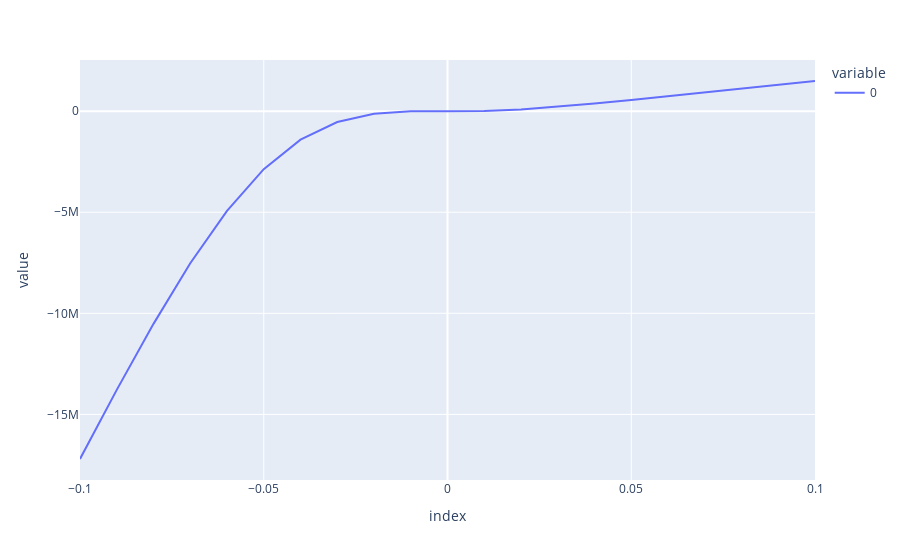

Here is the notebook cell this chart was saved with:
### Code cell
px.line(market_data_df.loc[:, slide_to_compute].multiply(weights, axis=0).sum(axis=0).sort_index())

### Figure 1 — Plotly figure (JSON) as saved in the notebook; plotly's stock layout.template omitted (floating-point values rounded to 4 significant figures)
{"data": [{"hovertemplate": "variable=0<br>index=%{x}<br>value=%{y}<extra></extra>", "legendgroup": "0", "line": {"color": "#636efa", "dash": "solid"}, "marker": {"symbol": "circle"}, "mode": "lines", "name": "0", "orientation": "v", "showlegend": true, "type": "scatter", "x": [-0.1, -0.09, -0.08, -0.07, -0.06, -0.05, -0.04, -0.03, -0.02, -0.01, 0, 0.01, 0.02, 0.03, 0.04, 0.05, 0.06, 0.07, 0.08, 0.09, 0.1], "xaxis": "x", "y": [-17210000.0, -13790000.0, -10520000.0, -7525000.0, -4930000.0, -2867000.0, -1411000.0, -538100.0, -129400.0, -7545.0, 7.276e-12, 12790.0, 82900.0, 210900.0, 375500.0, 556400.0, 742600.0, 929900.0, 1117000.0, 1305000.0, 1493000.0], "yaxis": "y"}], "layout": {"autosize": true, "legend": {"title": {"text": "variable"}, "tracegroupgap": 0}, "margin": {"t": 60}, "xaxis": {"anchor": "y", "autorange": true, "domain": [0, 1], "range": [-0.1, 0.1], "title": {"text": "index"}, "type": "linear"}, "yaxis": {"anchor": "x", "autorange": true, "domain": [0, 1], "range": [-18250000.0, 2531000.0], "title": {"text": "value"}, "type": "linear"}}}
